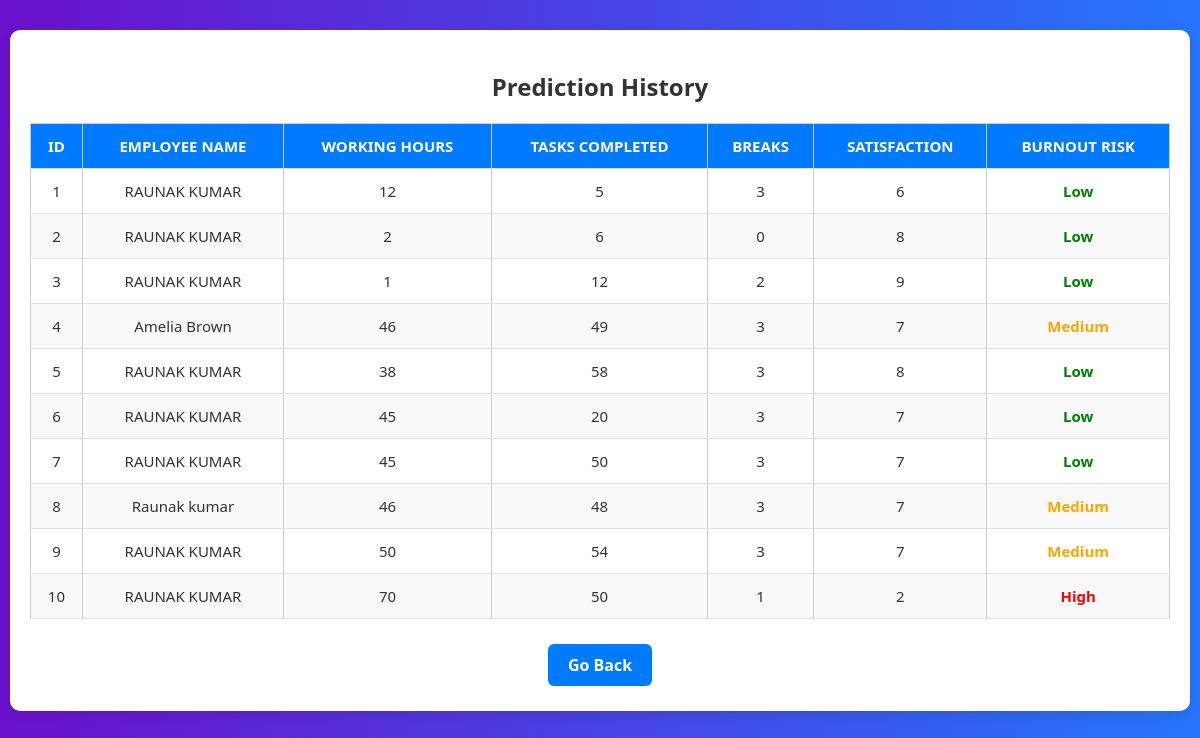
The app's page /history with its own data.
### tables this page shows
CREATE TABLE results (
                        id INTEGER PRIMARY KEY AUTOINCREMENT,
                        name TEXT,
                        working_hours INTEGER,
                        tasks_completed INTEGER,
                        breaks INTEGER,
                        satisfaction INTEGER,
                        prediction TEXT
                    );

### app.py (the view)
@app.route('/history')
def history():
    conn = sqlite3.connect('employee_results.db')
    cursor = conn.cursor()
    cursor.execute("SELECT * FROM results")
    rows = cursor.fetchall()
    conn.close()
    return render_template('history.html', records=rows)

### templates/history.html (shortened to what this page needs)
<!DOCTYPE html>
<html lang="en">
<head>
    <link rel="stylesheet" href="/static/css/style.css">
</head>
<body>
    <div class="container">
        <h2>Prediction History</h2>
        <table>
            <thead>
                <tr>
                    <th>ID</th>
                    <th>Employee Name</th>
                    <th>Working Hours</th>
                    <th>Tasks Completed</th>
                    <th>Breaks</th>
                    <th>Satisfaction</th>
                    <th>Burnout Risk</th>
                </tr>
            </thead>
            <tbody>
                {% for record in records %}
                <tr>
                    <td data-label="ID">{{ record[0] }}</td>
                    <td data-label="Employee Name">{{ record[1] }}</td>
                    <td data-label="Working Hours">{{ record[2] }}</td>
                    <td data-label="Tasks Completed">{{ record[3] }}</td>
                    <td data-label="Breaks">{{ record[4] }}</td>
                    <td data-label="Satisfaction">{{ record[5] }}</td>
                    <td data-label="Burnout Risk" class="{% if record[6] == 'Low' %}low-risk{% elif record[6] == 'Medium' %}medium-risk{% else %}high-risk{% endif %}">
                        {{ record[6] }}
                    </td>
                </tr>
                {% endfor %}
            </tbody>
        </table>
        <div class="btn-container">
            <a href="/" class="btn">Go Back</a>
        </div>
    </div>
</body>
</html>

### static/css/style.css (style rules this page uses)
body { font-family: 'Segoe UI', Tahoma, Geneva, Verdana, sans-serif; background: linear-gradient(to right, #6a11cb, #2575fc); color: #333; margin: 0; padding: 0; }
.container { background: #fff; width: 400px; max-width: 90%; margin: 60px auto; padding: 25px; border-radius: 12px; box-shadow: 0 8px 20px rgba(0, 0, 0, 0.2); text-align: center; }
h1, h2 { color: #333; margin-bottom: 20px; font-weight: 600; }
a { display: inline-block; margin-top: 15px; text-decoration: none; color: #2575fc; font-weight: bold; }
.low-risk { color: green; }
.medium-risk { color: orange; }
.high-risk { color: red; }
table { width: 90%; margin: 20px auto; border-collapse: collapse; }
table, th, td { border: 1px solid #ccc; }
th, td { padding: 10px; text-align: center; }
th { background: #2575fc; color: white; }

### templates/history.html (style rules this page uses)
body { font-family: 'Segoe UI', Tahoma, Geneva, Verdana, sans-serif; background-color: #f4f7fc; margin: 0; padding: 0; }
.container { width: 95%; max-width: 1200px; margin: 30px auto; background: white; padding: 20px; border-radius: 10px; box-shadow: 0 4px 12px rgba(0, 0, 0, 0.1); }
h2 { text-align: center; color: #333; margin-bottom: 20px; }
table { width: 100%; border-collapse: collapse; margin-top: 10px; font-size: 15px; }
th, td { padding: 12px 10px; text-align: center; border-bottom: 1px solid #e0e0e0; }
th { background-color: #007BFF; color: white; font-weight: 600; text-transform: uppercase; }
tr:nth-child(even) { background-color: #f9f9f9; }
.low-risk { color: green; font-weight: bold; }
.medium-risk { color: orange; font-weight: bold; }
.high-risk { color: red; font-weight: bold; }
.btn-container { text-align: center; margin-top: 20px; }
.btn { display: inline-block; padding: 10px 20px; margin: 5px; background: #007BFF; color: white; text-decoration: none; border-radius: 6px; transition: 0.3s; }

### records on screen
results: id "1", name "RAUNAK KUMAR", working_hours "12", tasks_completed "5", breaks "3", satisfaction "6", prediction "Low"
results: id "2", name "RAUNAK KUMAR", working_hours "2", tasks_completed "6", breaks "0", satisfaction "8", prediction "Low"
results: id "3", name "RAUNAK KUMAR", working_hours "1", tasks_completed "12", breaks "2", satisfaction "9", prediction "Low"
results: id "4", name "Amelia Brown", working_hours "46", tasks_completed "49", breaks "3", satisfaction "7", prediction "Medium"
results: id "5", name "RAUNAK KUMAR", working_hours "38", tasks_completed "58", breaks "3", satisfaction "8", prediction "Low"
results: id "6", name "RAUNAK KUMAR", working_hours "45", tasks_completed "20", breaks "3", satisfaction "7", prediction "Low"
results: id "7", name "RAUNAK KUMAR", working_hours "45", tasks_completed "50", breaks "3", satisfaction "7", prediction "Low"
results: id "8", name "Raunak kumar", working_hours "46", tasks_completed "48", breaks "3", satisfaction "7", prediction "Medium"
results: id "9", name "RAUNAK KUMAR", working_hours "50", tasks_completed "54", breaks "3", satisfaction "7", prediction "Medium"
results: id "10", name "RAUNAK KUMAR", working_hours "70", tasks_completed "50", breaks "1", satisfaction "2", prediction "High"
